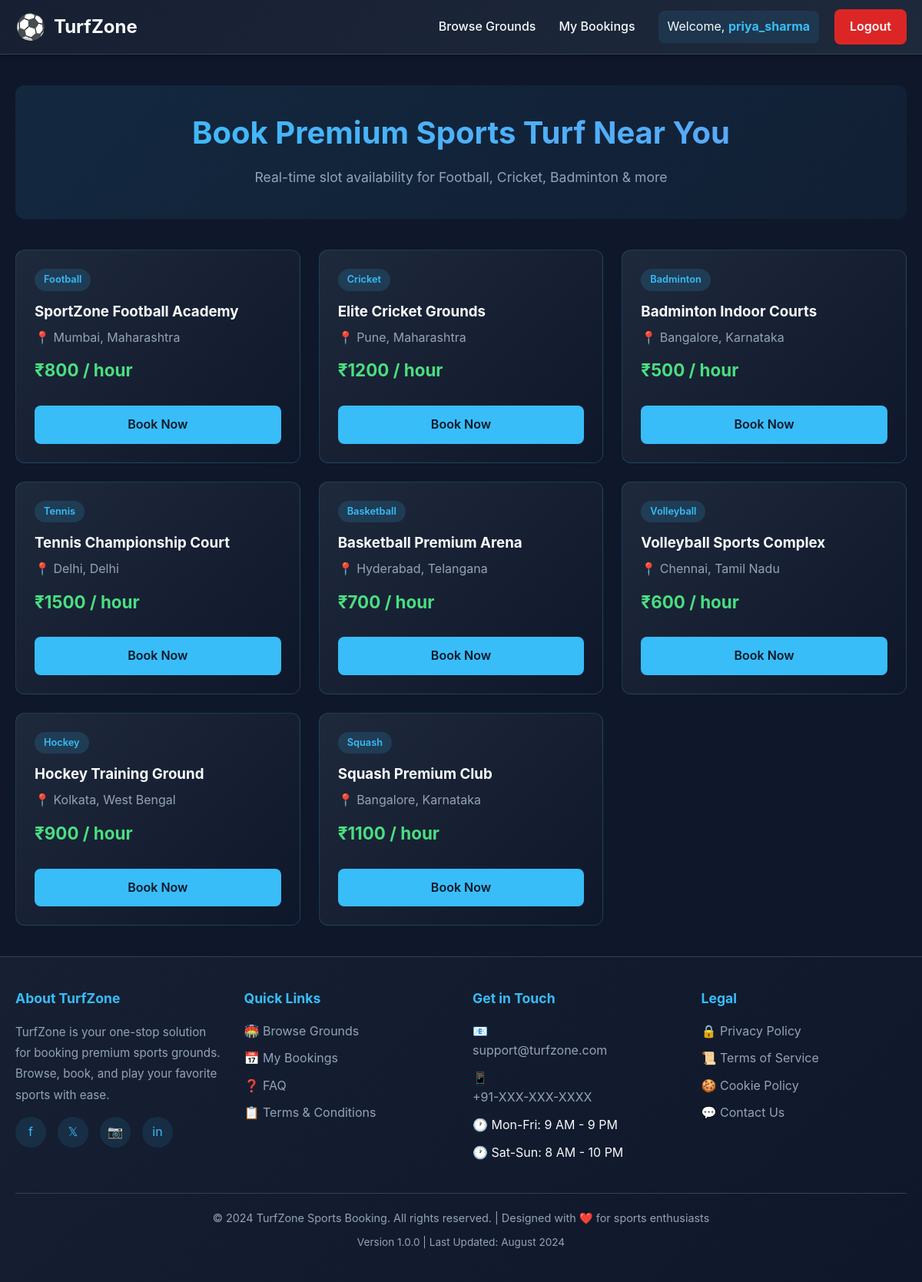
The app's page / (signed in) with its own data.
### app.py (models this page shows, shortened)
class User(UserMixin, db.Model):
    id = db.Column(db.Integer, primary_key=True)
    username = db.Column(db.String(80), unique=True, nullable=False)
    email = db.Column(db.String(120), unique=True, nullable=False)
    password_hash = db.Column(db.String(200), nullable=False)
    bookings = db.relationship('Booking', backref='user', lazy=True)

class Ground(db.Model):
    id = db.Column(db.Integer, primary_key=True)
    name = db.Column(db.String(100), nullable=False)
    sport_type = db.Column(db.String(50), nullable=False)
    location = db.Column(db.String(100), nullable=False)
    price_per_hour = db.Column(db.Integer, default=500)
    status = db.Column(db.String(20), default='Available')
    contact_phone = db.Column(db.String(20), nullable=True)
    amenities = db.Column(db.String(255), nullable=True)  # Comma-separated: lights, parking, changing_room
    rating = db.Column(db.Float, default=4.5)
    external_api_id = db.Column(db.String(100), nullable=True)  # For tracking real ground APIs

### app.py (the view)
@app.route('/')
def ground_list():
    grounds = Ground.query.filter_by(status='Available').all()
    return render_template('grounds.html', grounds=grounds)

### app.py (called while the page is built)
@login_manager.user_loader
def load_user(user_id):
    return User.query.get(int(user_id))

### templates/grounds.html (shortened to what this page needs)
{% extends "base.html" %}
{% block content %}
<div class="hero">
    <h1>Book Premium Sports Turf Near You</h1>
    <p>Real-time slot availability for Football, Cricket, Badminton & more</p>
</div>
<div class="grid">
    {% if grounds %}
        {% for ground in grounds %}
            <div class="card">
                <div>
                    <span class="badge">{{ ground.sport_type }}</span>
                    <h3 style="margin: 12px 0 6px 0;">{{ ground.name }}</h3>
                    <p style="color: var(--text-muted); margin: 0;">📍 {{ ground.location }}</p>
                    <div class="price">₹{{ ground.price_per_hour or 500 }} / hour</div>
                </div>
                <a href="{{ url_for('create_booking', ground_id=ground.id) }}" class="btn">Book Now</a>
            </div>
        {% endfor %}
    {% else %}
        <div class="empty-state" style="grid-column: 1 / -1;">
            <h2>No Grounds Available</h2>
            <p>Please check back later for available sports grounds.</p>
        </div>
    {% endif %}
</div>
{% endblock %}

### templates/base.html (shortened to what this page needs)
<!DOCTYPE html>
<html lang="en">
<head>
</head>
<body>
    <header>
        <div class="header-container">
            <a href="{{ url_for('ground_list') }}" class="logo">
                <span class="logo-icon">⚽</span>
                <span>TurfZone</span>
            </a>
            <nav>
                <ul class="nav-links" id="navLinks">
                    <li><a href="{{ url_for('ground_list') }}">Browse Grounds</a></li>
                    {% if current_user.is_authenticated %}
                        <li><a href="{{ url_for('my_bookings') }}">My Bookings</a></li>
                    {% endif %}
                </ul>
                <div class="user-section">
                    {% if current_user.is_authenticated %}
                        <div class="user-info">
                            <span>Welcome, <strong>{{ current_user.username }}</strong></span>
                        </div>
                        <a href="{{ url_for('logout') }}" class="btn-nav btn-logout">Logout</a>
                    {% else %}
                        <a href="{{ url_for('login') }}" class="btn-nav">Login</a>
                        <a href="{{ url_for('register') }}" class="btn-nav">Register</a>
                    {% endif %}
                </div>
            </nav>
        </div>
    </header>
    <main>
        {% block content %}{% endblock %}
    </main>
    <footer>
        <div class="footer-container">
            <div class="footer-content">
                <div class="footer-section">
                    <h4>About TurfZone</h4>
                    <p>TurfZone is your one-stop solution for booking premium sports grounds. Browse, book, and play your favorite sports with ease.</p>
                    <div class="social-links">
                        <a href="#" title="Facebook" aria-label="Facebook">f</a>
                        <a href="#" title="Twitter" aria-label="Twitter">𝕏</a>
                        <a href="#" title="Instagram" aria-label="Instagram">📷</a>
                        <a href="#" title="LinkedIn" aria-label="LinkedIn">in</a>
                    </div>
                </div>
                <div class="footer-section">
                    <h4>Quick Links</h4>
                    <ul class="footer-links">
                        <li><a href="{{ url_for('ground_list') }}">🏟️ Browse Grounds</a></li>
                        {% if current_user.is_authenticated %}
                            <li><a href="{{ url_for('my_bookings') }}">📅 My Bookings</a></li>
                        {% endif %}
                        <li><a href="#faq">❓ FAQ</a></li>
                        <li><a href="#terms">📋 Terms & Conditions</a></li>
                    </ul>
                </div>
                <div class="footer-section">
                    <h4>Get in Touch</h4>
                    <ul class="footer-links">
                        <li>📧 <a href="mailto:support@turfzone.com">support@turfzone.com</a></li>
                        <li>📱 <a href="tel:+91-XXXXXXXXXX">+91-XXX-XXX-XXXX</a></li>
                        <li>🕐 Mon-Fri: 9 AM - 9 PM</li>
                        <li>🕐 Sat-Sun: 8 AM - 10 PM</li>
                    </ul>
                </div>
                <div class="footer-section">
                    <h4>Legal</h4>
                    <ul class="footer-links">
                        <li><a href="#privacy">🔒 Privacy Policy</a></li>
                        <li><a href="#terms">📜 Terms of Service</a></li>
                        <li><a href="#cookies">🍪 Cookie Policy</a></li>
                        <li><a href="#contact">💬 Contact Us</a></li>
                    </ul>
                </div>
            </div>
            <div class="footer-bottom">
                <p>&copy; 2024 TurfZone Sports Booking. All rights reserved. | Designed with ❤️ for sports enthusiasts</p>
                <p style="margin-top: 10px; font-size: 0.85rem;">Version 1.0.0 | Last Updated: August 2024</p>
            </div>
        </div>
    </footer>
</body>
</html>

### templates/base.html (style rules this page uses)
* { margin: 0; padding: 0; box-sizing: border-box; }
:root { --bg: #0f172a; --bg-secondary: #1e293b; --accent: #38bdf8; --accent-hover: #0ea5e9; --text: #f8fafc; --text-muted: #94a3b8; --border: #334155; --success: #4ade80; --danger: #fca5a5; --warning: #fbbf24; }
html { scroll-behavior: smooth; }
body { font-family: -apple-system, BlinkMacSystemFont, 'Segoe UI', 'Roboto', 'Oxygen', 'Ubuntu', 'Cantarell', sans-serif; background: var(--bg); color: var(--text); line-height: 1.6; min-height: 100vh; display: flex; flex-direction: column; }
header { background: linear-gradient(135deg, #162032 0%, #1e293b 100%); border-bottom: 1px solid var(--border); position: sticky; top: 0; z-index: 1000; box-shadow: 0 2px 8px rgba(0, 0, 0, 0.3); }
.header-container { max-width: 1200px; margin: 0 auto; padding: 0 20px; display: flex; justify-content: space-between; align-items: center; height: 70px; }
.logo { display: flex; align-items: center; gap: 10px; font-size: 1.5rem; font-weight: 700; color: var(--text); text-decoration: none; transition: color 0.3s ease; }
.logo-icon { font-size: 2rem; }
nav { display: flex; align-items: center; gap: 30px; }
.nav-links { display: flex; gap: 30px; align-items: center; list-style: none; }
.nav-links a { color: var(--text); text-decoration: none; font-weight: 500; transition: color 0.3s ease; position: relative; }
.nav-links a::after { content: ''; position: absolute; bottom: -5px; left: 0; width: 0; height: 2px; background: var(--accent); transition: width 0.3s ease; }
.user-section { display: flex; align-items: center; gap: 20px; }
.user-info { display: flex; align-items: center; gap: 10px; padding: 8px 12px; background: rgba(56, 189, 248, 0.1); border-radius: 8px; color: var(--text); }
.user-info strong { color: var(--accent); }
.btn-nav { background: var(--accent); color: var(--bg); padding: 10px 20px; border-radius: 8px; font-weight: 600; transition: all 0.3s ease; border: none; cursor: pointer; text-decoration: none; display: inline-block; }
.btn-logout { background: #dc2626; color: var(--text); }
main { flex: 1; width: 100%; max-width: 1200px; margin: 0 auto; padding: 40px 20px; width: 100%; }
footer { background: linear-gradient(135deg, #162032 0%, #0f172a 100%); border-top: 1px solid var(--border); margin-top: auto; }
.footer-container { max-width: 1200px; margin: 0 auto; padding: 40px 20px; }
.footer-content { display: grid; grid-template-columns: repeat(auto-fit, minmax(250px, 1fr)); gap: 30px; margin-bottom: 30px; }
.footer-section h4 { color: var(--accent); margin-bottom: 15px; font-size: 1.1rem; }
.footer-section p { color: var(--text-muted); font-size: 0.95rem; line-height: 1.8; }
.footer-links { list-style: none; }
.footer-links li { margin-bottom: 10px; }
.footer-links a { color: var(--text-muted); text-decoration: none; transition: color 0.3s ease; display: flex; gap: 8px; align-items: center; }
.footer-bottom { border-top: 1px solid var(--border); padding-top: 20px; text-align: center; color: var(--text-muted); font-size: 0.9rem; }
.social-links { display: flex; gap: 15px; margin-top: 15px; }
.social-links a { display: inline-flex; align-items: center; justify-content: center; width: 40px; height: 40px; background: rgba(56, 189, 248, 0.1); border-radius: 50%; color: var(--accent); text-decoration: none; transition: all 0.3s ease; }
.badge { display: inline-block; background: rgba(56, 189, 248, 0.15); color: var(--accent); padding: 4px 12px; border-radius: 20px; font-size: 0.8rem; font-weight: 600; width: fit-content; }
.btn { display: inline-block; background: var(--accent); color: var(--bg); padding: 12px 24px; border-radius: 8px; font-weight: 600; text-decoration: none; border: none; cursor: pointer; transition: all 0.3s ease; }

### records on screen
User: username "priya_sharma"
Ground: sport_type "Football", name "SportZone Football Academy", location "Mumbai, Maharashtra", price_per_hour "800"
Ground: sport_type "Cricket", name "Elite Cricket Grounds", location "Pune, Maharashtra", price_per_hour "1200"
Ground: sport_type "Badminton", name "Badminton Indoor Courts", location "Bangalore, Karnataka", price_per_hour "500"
Ground: sport_type "Tennis", name "Tennis Championship Court", location "Delhi, Delhi", price_per_hour "1500"
Ground: sport_type "Basketball", name "Basketball Premium Arena", location "Hyderabad, Telangana", price_per_hour "700"
Ground: sport_type "Volleyball", name "Volleyball Sports Complex", location "Chennai, Tamil Nadu", price_per_hour "600"
Ground: sport_type "Hockey", name "Hockey Training Ground", location "Kolkata, West Bengal", price_per_hour "900"
Ground: sport_type "Squash", name "Squash Premium Club", location "Bangalore, Karnataka", price_per_hour "1100"
